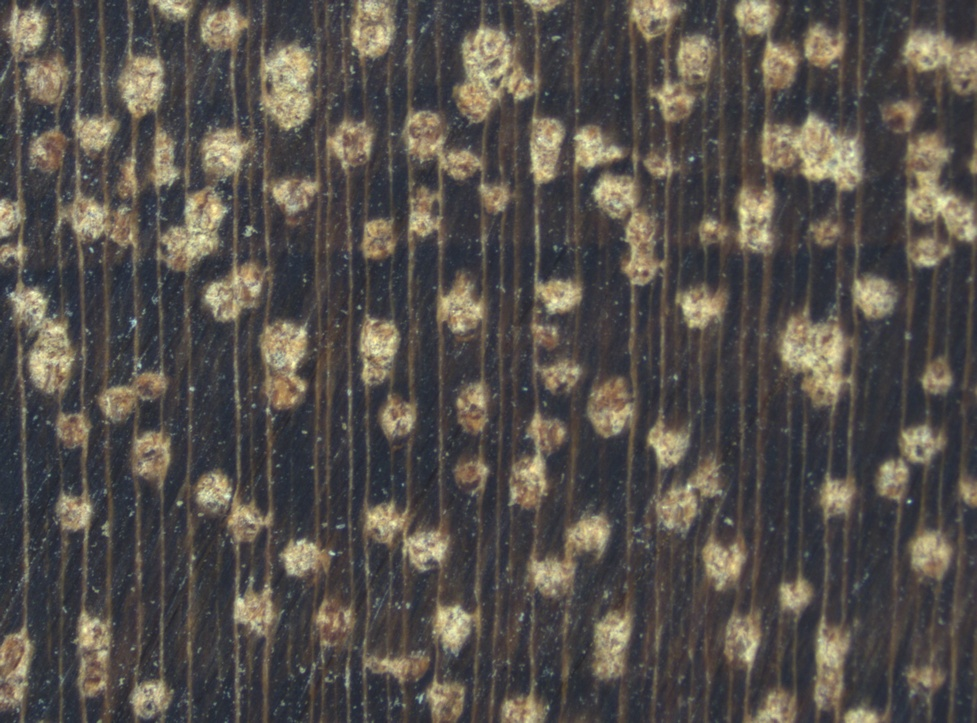
#> input picture test.jpg, 977 x 723 px, shrunk from 2068 x 1530 before the run, found by its file name
$ python GLCM.py
#> lines starting #> are read from the running program, lines starting #| are printed output that depends on the picture
import skimage.feature
import numpy as np
import scipy.stats
import cv2
import skimage

def GLCM(image, distance = [1], angle = [45], level = 256):
    glcm = skimage.feature.graycomatrix(image.astype(int), distance, angle, levels=level)
    energy = skimage.feature.graycoprops(glcm, 'energy')
    contrast = skimage.feature.graycoprops(glcm, 'contrast')
    entropy = skimage.feature.graycoprops(glcm, 'entropy')
    homogeneity = skimage.feature.graycoprops(glcm, 'homogeneity')
    correlation = skimage.feature.graycoprops(glcm, 'correlation')
    maximum_probability = np.max(glcm)
    third_moment = scipy.stats.moment(np.reshape(glcm, (len(glcm)**2)), moment=3)
    return [energy, contrast, entropy, homogeneity, maximum_probability, correlation, third_moment]

img = cv2.imread("test.jpg")
#> img is the input picture: shape (723, 977, 3); mean B, G, R 75.7, 80.5, 85.5
gray_img = skimage.color.rgb2gray(img)
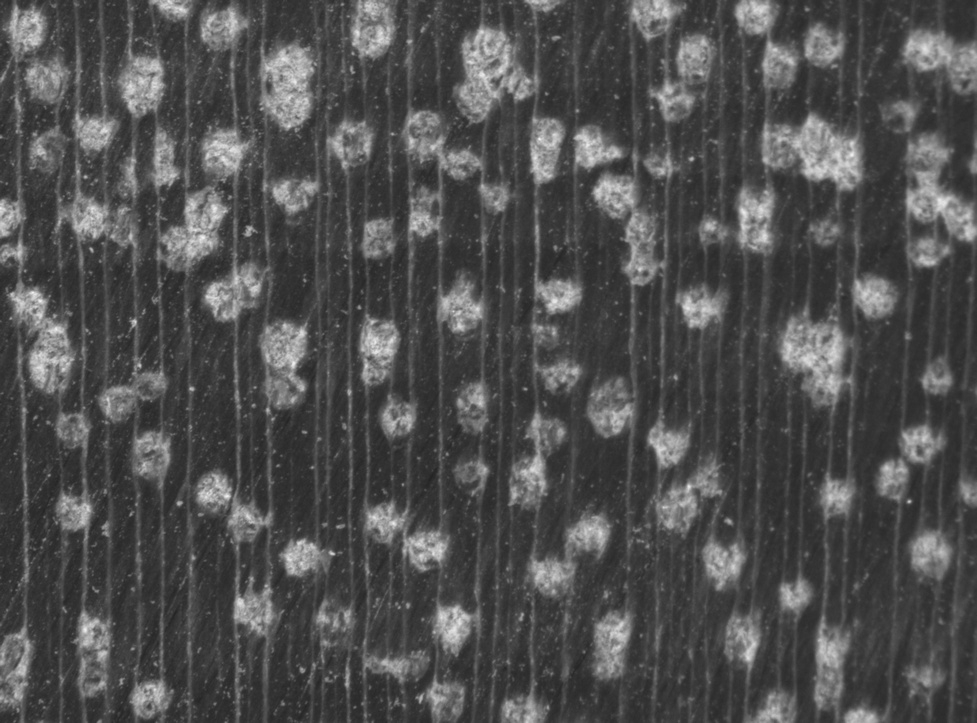
#> gray_img: shape (723, 977) float64; min 0.14, max 0.954, mean 0.313
print(GLCM(gray_img))
#> in GLCM, `energy = skimage.feature.graycoprops(glcm, 'energy')`: energy = [1]
#> in GLCM, `contrast = skimage.feature.graycoprops(glcm, 'contrast')`: contrast = [0]
#> in GLCM, `homogeneity = skimage.feature.graycoprops(glcm, 'homogeneity')`: homogeneity = [1]
#> in GLCM, `maximum_probability = np.max(glcm)`: maximum_probability = 704672
#> in GLCM, `third_moment = scipy.stats.moment(np.reshape(glcm, (len(glcm)**2)), mo..`: third_moment = 5.34e+12
#| [array([[1.]]), array([[0.]]), array([[0.]]), array([[1.]]), 704672, array([[1.]]), 5339016148164.999]
